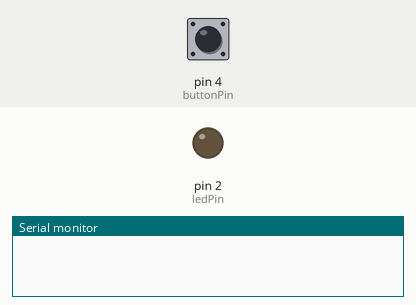
Simulated run of this sketch. Board: Arduino Uno, built with avr-gcc and run on an emulated ATmega328P. Shown: output pins drawn as LEDs (lit = HIGH), the last lines printed to the serial monitor. Inputs (shaded band) come from the test bench; at power-on: pin 4 (buttonPin) HIGH.

Above: at 1.2 s.
1.3 s: pin 4 (buttonPin) pulled LOW for 0.15 s
At 2.2 s:
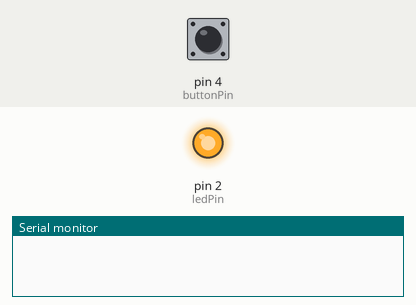
4.4 s: pin 4 (buttonPin) pulled LOW for 1 s
8.4 s: pin 4 (buttonPin) pulled LOW for 3.2 s
At 17.1 s:
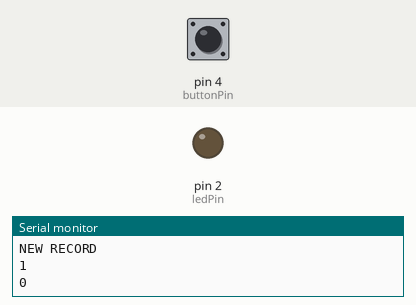
Timing chart, 0 to 18.6 s (numbered marks = the images above; inputs shaded):
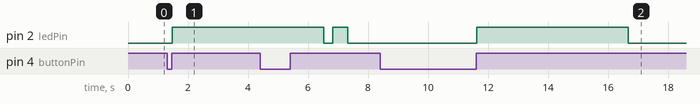

Measured:
- after the input at 1.3 s, pin 2 (ledPin): LOW → HIGH after 0.18 s
- after the input at 8.4 s, pin 2 (ledPin): LOW → HIGH after 3.2 s, → LOW 5.0 s later

The sketch:

press_count.ino
```cpp
constexpr int ledPin = 2;
constexpr int buttonPin = 4;
constexpr unsigned long ledOnOffDurationDuringBlinker = 500;
constexpr unsigned long ledOffBeforeBlinkerStart = 300;
constexpr unsigned long debounceDelay = 30;
constexpr unsigned long roundDurationMs = 5000;

int record = 0;

void setup() {
  pinMode(ledPin, OUTPUT);
  pinMode(buttonPin, INPUT_PULLUP);
  Serial.begin(115200);
}

void blinkTimes(int n) {
  for (int i = 0; i < n; ++i) {
    digitalWrite(ledPin, HIGH);
    delay(ledOnOffDurationDuringBlinker);
    digitalWrite(ledPin, LOW);
    delay(ledOnOffDurationDuringBlinker);
  }
}

int countPresses(unsigned long durationMs) {
  delay(debounceDelay);
  while (digitalRead(buttonPin) == LOW) {}
  delay(debounceDelay);
  unsigned long countWindowStart = millis();
  int presses = 0;
  bool singleTapFlag = false;
  digitalWrite(ledPin, HIGH);
  while (millis() - countWindowStart < durationMs) {
    if (digitalRead(buttonPin) == LOW and singleTapFlag == false) {
      ++presses;
      singleTapFlag = true;
    }
    delay(debounceDelay);
    if (digitalRead(buttonPin) == HIGH) {
      singleTapFlag = false;
    }
    delay(debounceDelay);
  }
  digitalWrite(ledPin, LOW);
  delay(ledOffBeforeBlinkerStart);

  return presses;
}

void loop() {
  while (digitalRead(buttonPin) == HIGH) {}
  delay(debounceDelay);
  int presses = countPresses(roundDurationMs);

  if (presses > record) {
    record = presses;
    Serial.println("NEW RECORD");
  }
  Serial.println(presses);
  blinkTimes(presses);
}
```
